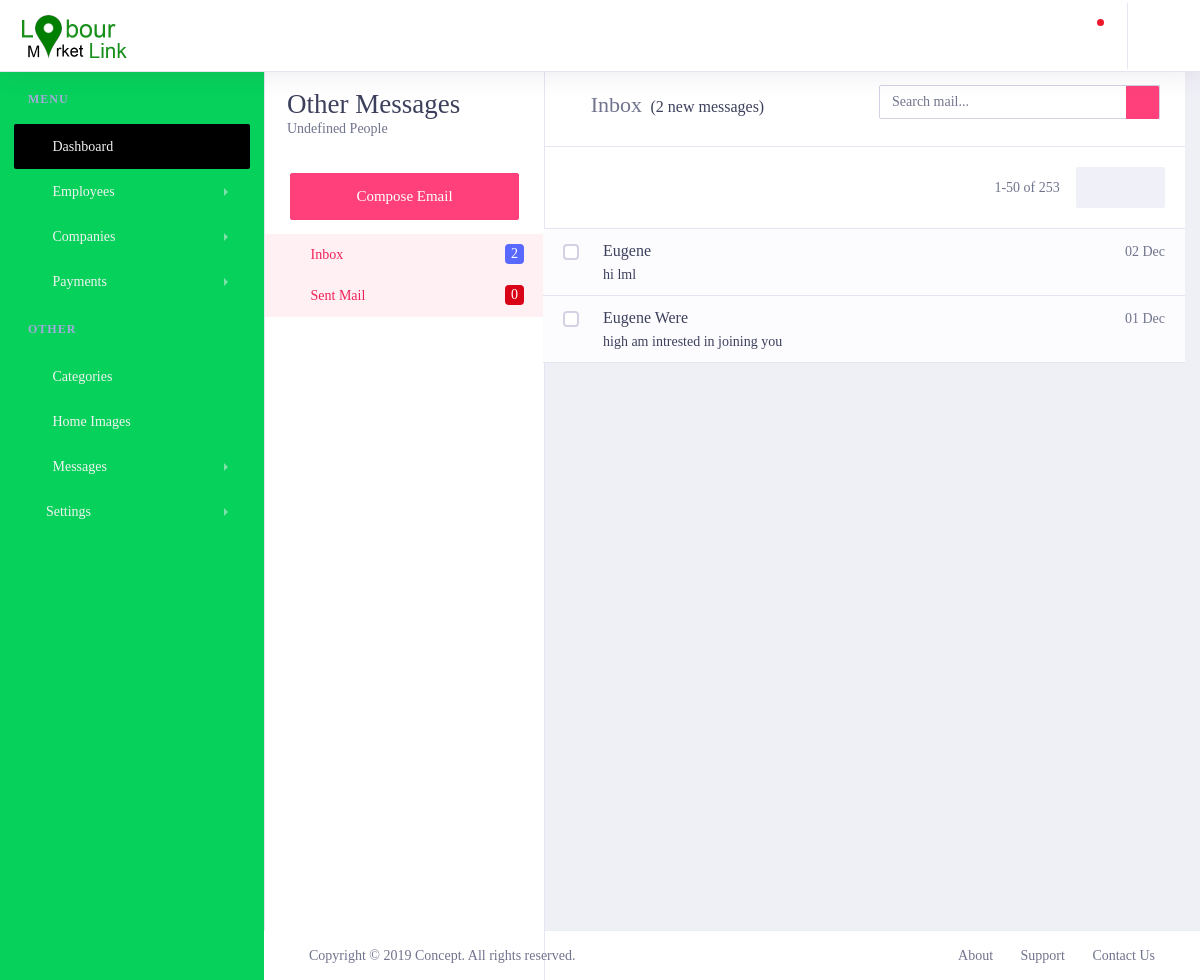
The app's page /lmladmin/messages/random/ (signed in), older data.
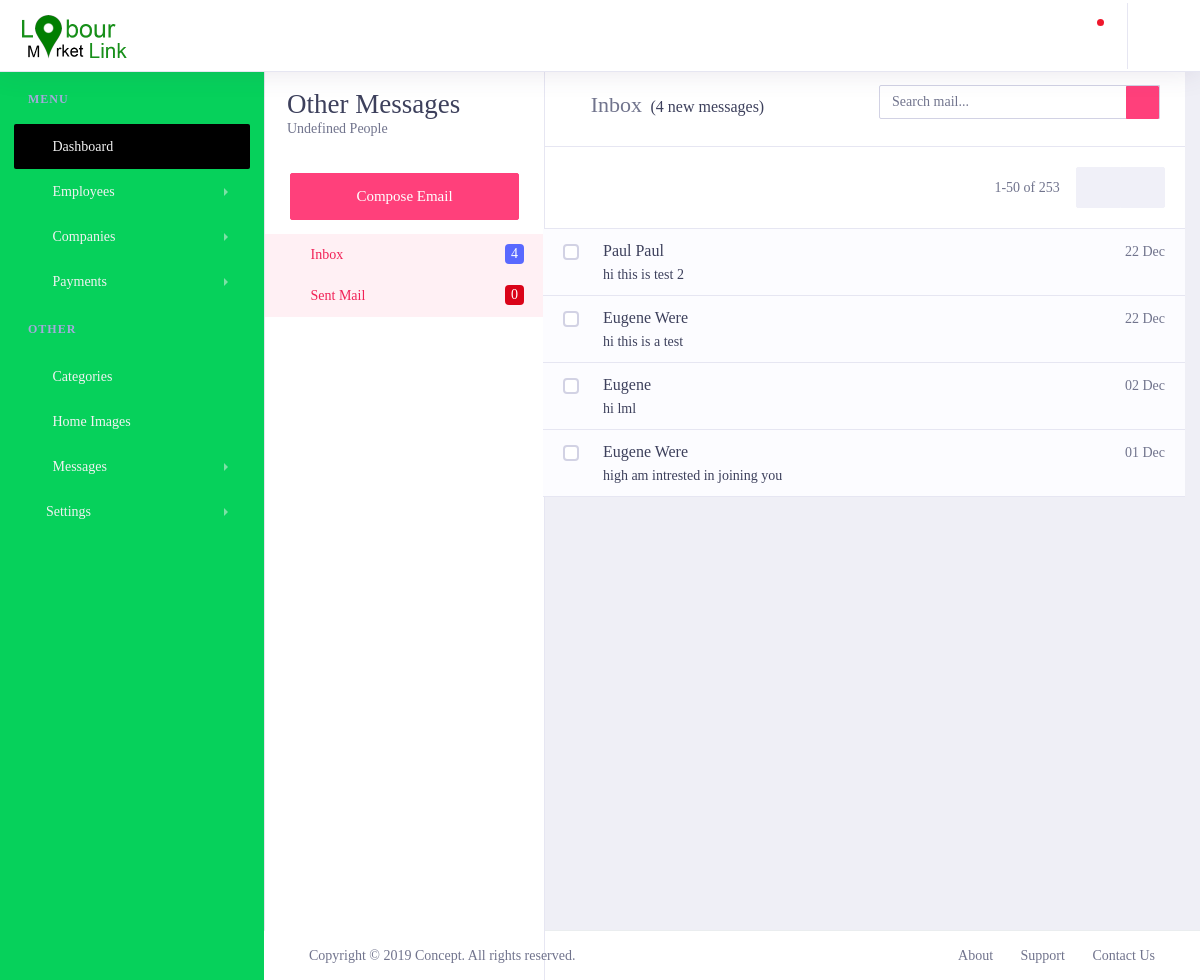
The same page, newer data.
### lmlappadmin/models.py (models this page shows, shortened)
class ContactUsHome(models.Model):
    name = models.CharField(max_length=200,null=False,blank=False)
    email = models.CharField(max_length=200,null=False,blank=False)
    message = models.TextField()
    created_at = models.DateTimeField(auto_now_add=True)
    updated_at = models.DateTimeField(auto_now=True)
    HOMEMESSAGECHOICES = {
        ('READ', 'Read'),
        ('UNREAD', 'Unread'),
        ('TRASH', 'Trash'),
    }
    status = models.CharField(max_length=200, null=True, blank=True, choices=HOMEMESSAGECHOICES, default='UNREAD')

### lmlappadmin/views.py (the view)
# urls.py: path('messages/random/',views.random_messages ,name='R_messages'),
@login_required()
def random_messages(request):
    contactushome = ContactUsHome.objects.order_by("-created_at")
    context = {
        'title': 'Random Messages',
        'messages':contactushome,
        'messagecount':contactushome.count(),
        'inboxcount': ContactUsHome.objects.filter(status="UNREAD").count()
    }
    return render(request, 'messages/RandomMessages.html', context)

### lmlapp/templatetags/call_methods.py (called while the page is built)
@register.filter(name='contactushome')
def comments(request):
    contactushome = ContactUsHome.objects.filter(status="UNREAD").order_by("-created_at")
    if contactushome is not None:
        return contactushome
    return False

@register.filter(name='contactushomecount')
def commentscount(request):
    contactushomecount = ContactUsHome.objects.count()
    if contactushomecount > 0:
        return contactushomecount
    return False

### lmlappadmin/templates/messages/RandomMessages.html (shortened to what the changed rows need)
{% extends 'admin/layout.html' %}
{% load static %}
{% block content %}
        <div class="dashboard-wrapper">
            <div class="container-fluid">
                <aside class="page-aside">
                    <div class="aside-content">
                        <div class="aside-nav collapse">
                            <ul class="nav">
                                <li class="active">
                                    <a id="in1"  data-toggle="collapse" href="#inbox1" role="button" aria-expanded="false" aria-controls="inbox1">
                                        <span class="icon">
                                            <i class="fas fa-fw fa-inbox"></i>
                                        </span>Inbox
                                        <span class="badge badge-primary float-right">{{messagecount}}</span>
                                    </a>
                                </li>
                            </ul>
                        </div>
                    </div>
                </aside>
                <div class="main-content container-fluid p-0 m-0" id="kk12">
                    <div class="email-list collapse show" id="inbox1" aria-labelledby="in1" data-parent="#kk12">
                        <div class="email-inbox-header">
                        <div class="row">
                            <div class="col-lg-6">
                                <div class="email-title"><span class="icon"><i class="fas fa-inbox"></i></span> Inbox <span class="new-messages">({{inboxcount}} new messages)</span> </div>
                            </div>
                        </div>
                    </div>
                        {% for msg in messages %}
                           <div class="email-list-item ">
                            <div class="email-list-actions">
                                <label class="custom-control custom-checkbox">
                                </label><a class="favorite active" href="#"></a>
                            </div>
                            <div class="email-list-detail">
                                <span class="date float-right">
                                    <span class="icon"><a href="#" data-toggle="modal" data-target="#exampleModal{{ msg.id }}"><i class="fas fa-paper-plane"></i></a></span>{{ msg.created_at|date:'d M' }}
                                </span>
                                <span class="from text-capitalize {% if msg.status == 'UNREAD' %} text-dark {% endif %} ">{{msg.name}}</span>
                                <p class="msg {% if msg.status == 'UNREAD' %} text-dark {% endif %}">{{ msg.message }}</p>
                            </div>
                        </div>
                        {% endfor %}
                    </div>
                </div>
            </div>
        </div>
{% endblock content %}

Row changes from the older to the newer data that the page shows:
added ContactUsHome: created_at "22 Dec", name "Paul Paul", message "hi this is test 2"
added ContactUsHome: created_at "22 Dec", name "Eugene Were", message "hi this is a test"
Text that changed along with them:
{{ messagecount }}: "2" → "4"
{{ inboxcount }}: "2" → "4"
